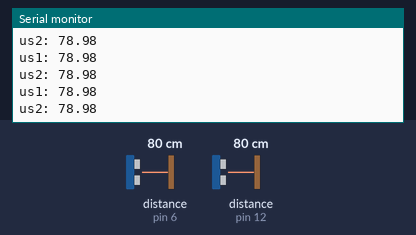
The sketch below on a simulated Arduino Uno, built with avr-gcc and run on an emulated ATmega328P. Parts: the last lines printed to the serial monitor. Wiring (inferred from the names in the program): 2 × ultrasonic range finder: trigger pin 7, echo pin 6 / trigger pin 13, echo pin 12. The inputs (shaded band) are chosen by the test bench; at power-on: distance to the obstacle (sensors on pin 6, pin 12) 80 cm. The echo pulse lasts 58.3 µs per cm.

Above: at 1.2 s.
1.3 s: distance to the obstacle (sensor on pin 6) set to 2 cm
At 2.1 s:
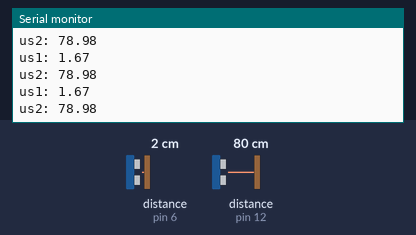
2.8 s: distance to the obstacle (sensor on pin 12) set to 120 cm
At 3.3 s:
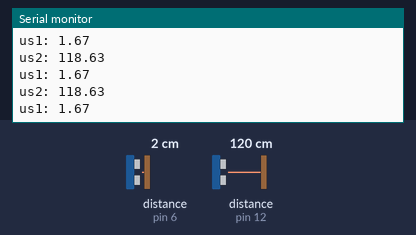
5.8 s: distance to the obstacle (sensor on pin 6) set to 4 cm
At 6.4 s:
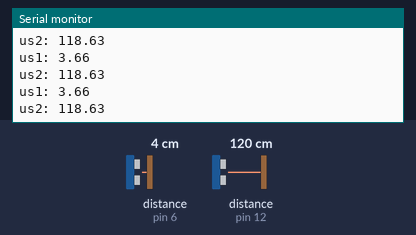
7.3 s: distance to the obstacle (sensor on pin 12) set to 2 cm
At 8.3 s:
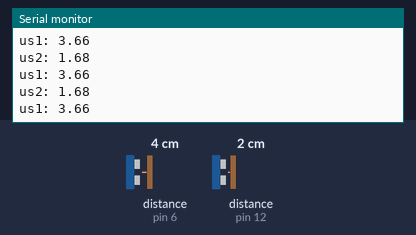
8.8 s: distance to the obstacle (sensor on pin 12) set to 18 cm
At 9.5 s:
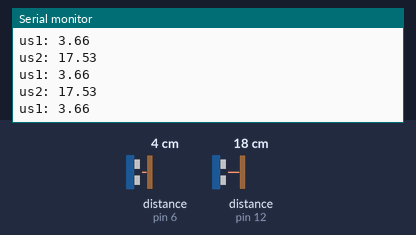
11.8 s: distance to the obstacle (sensor on pin 6) set to 120 cm
At 12.6 s:
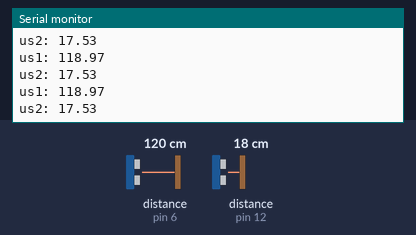
Timing chart, 0 to 14.8 s (numbered marks = the images above; inputs shaded):
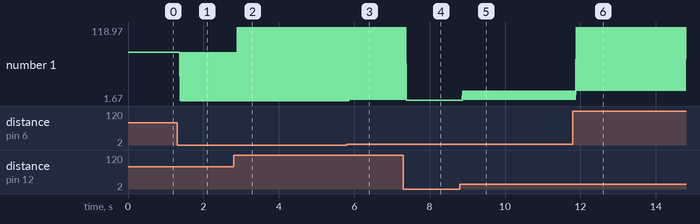

Measured:
- after the input at 1.3 s, the serial monitor: prints a new line after 0.08 s (image 1)
- after the input at 2.8 s, the serial monitor: prints a new line after 0.10 s (image 2)
- after the input at 5.8 s, the serial monitor: prints a new line after 0.09 s (image 3)
- after the input at 7.3 s, the serial monitor: prints a new line after 0.09 s (image 4)
- after the input at 8.8 s, the serial monitor: prints a new line after 0.08 s (image 5)
- after the input at 11.8 s, the serial monitor: prints a new line after 0.08 s (image 6)
- plotted number 1: 78.98 → 1.67 after the input at 1.3 s, 1.67 → 118.63 after the input at 2.8 s, 118.63 → 1.68 after the input at 7.3 s, 1.68 → 17.53 after the input at 8.8 s, 17.53 → 118.97 after the input at 11.8 s

The sketch:

us_test.ino
```cpp
const int us1E_pn = 6; // purple wire
const int us1T_pn = 7; // yellow wire
const int us2E_pn = 12;
const int us2T_pn = 13;

float us1_distance;
float us2_distance;

void setup() {
  // put your setup code here, to run once:
  pinMode(us1E_pn, INPUT);
  pinMode(us1T_pn, OUTPUT);
  pinMode(us2E_pn, INPUT);
  pinMode(us2T_pn, OUTPUT);
  Serial.begin(9600);

}


void loop() {
  us1_measure();
  us2_measure();
  Serial.print("us1: ");
  Serial.println(us1_distance);
  Serial.print("us2: ");
  Serial.println(us2_distance);

}


void us1_measure()
{
  digitalWrite(us1T_pn, LOW);
  delayMicroseconds(1);
  // Sets the trigPin HIGH (ACTIVE) for 10 microseconds
  digitalWrite(us1T_pn, HIGH);
  delayMicroseconds(10);
  digitalWrite(us1T_pn, LOW);
  // Reads the echoPin, returns the sound wave travel time in microseconds
  float us1_duration = pulseIn(us1E_pn, HIGH);
  // get distance values(*v_sound /2)
  us1_distance = us1_duration * 0.017;
}


void us2_measure()
{
  digitalWrite(us2T_pn, LOW);
  delayMicroseconds(1);
  // Sets the trigPin HIGH (ACTIVE) for 10 microseconds
  digitalWrite(us2T_pn, HIGH);
  delayMicroseconds(10);
  digitalWrite(us2T_pn, LOW);
  // Reads the echoPin, returns the sound wave travel time in microseconds
  float us2_duration = pulseIn(us2E_pn, HIGH);
  // get distance values(*v_sound /2)
  us2_distance = us2_duration * 0.017;
}
```
